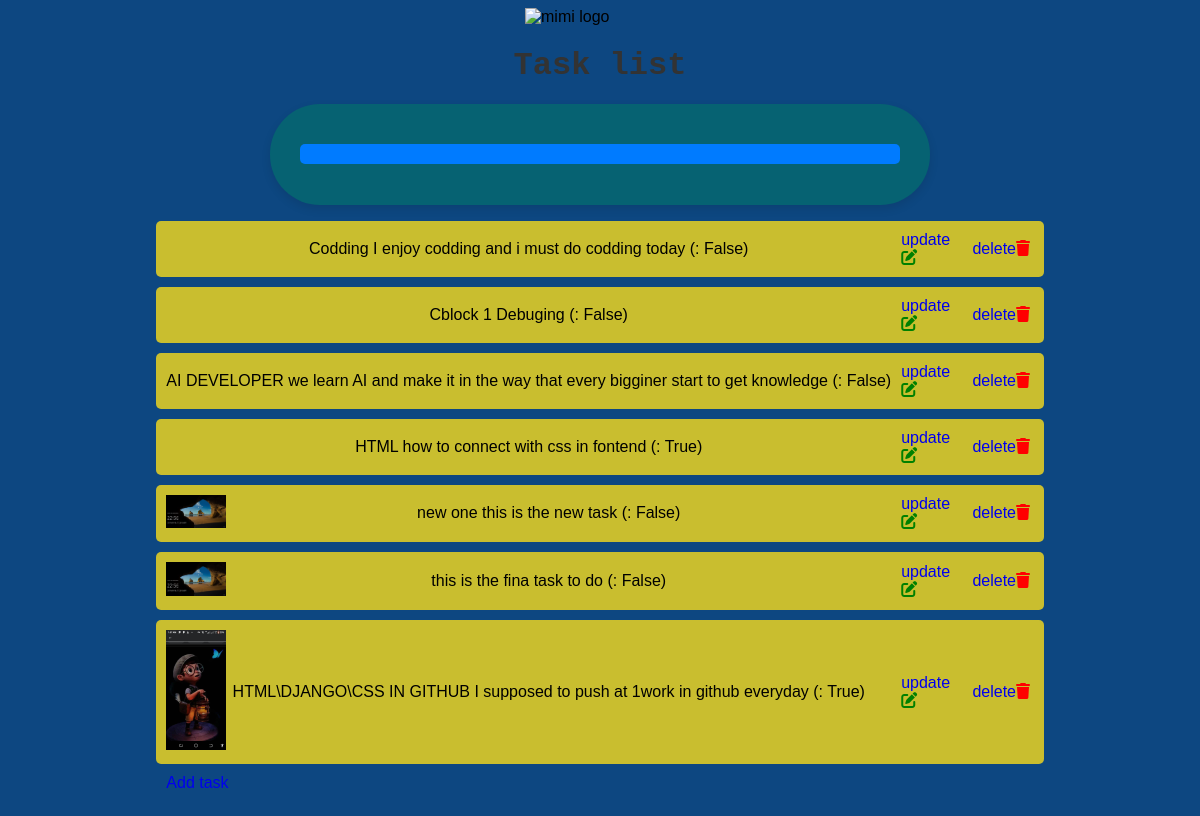
The app's page /task/ (signed in) with its own data.
### mimi/models.py (models this page shows, shortened)
class Task(models.Model):
    user =models.ForeignKey(User, on_delete=models.CASCADE)
    title = models.CharField(max_length=200)
    description = models.TextField()
    completed = models.BooleanField(default=False)
    image = models.ImageField(upload_to='tasks/', null=True, blank=True)

### mimi/views.py (the view)
# urls.py: path("task/", views.task_list, name="task_list"),
@login_required(login_url='login')
def task_list(request):
    tasks = Task.objects.all()
    return render(request, "task_list.html", {"tasks": tasks})

### mimi/templates/task_list.html (shortened to what this page needs)
<!DOCTYPE html>
{% load static %}
<html lang="en">
<head>
    <link rel="stylesheet" href="{% static 'css/styles.css' %}">
    <link rel="stylesheet" href="https://cdnjs.cloudflare.com/ajax/libs/font-awesome/6.4.0/css/all.min.css" />
</head>
<body>
    <img src="{% static 'images/mimi_logo.png' %}" alt="mimi logo" width="150">
    <h1>Task list</h1>
    <form method="POST" action="{% url 'task_add' %}" encrypt="multipart/form-data">
        <button type="submit"></button>
    </form>
    <ul>
        {% for task in tasks %}
            <li>
                <div style="max-width: 40px;">
                    {% if task.image %}
                    <img style="max-width: 60px;" src="{{task.image.url}}" alt="">
                    {% endif %}
                </div>
                <div>
                    {{ task.title }}  {{ task.description }} (: {{ task.completed }})
                </div>
                <div class="icons">
                    <a href="{% url 'task_update' task.id %}">update<i class="fa-solid fa-pen-to-square"></i></a>
                    <a href="{% url 'task_delete' task.id %}">delete<i class="fa-solid fa-trash"></i></a>
                </div>
            </li>
        {% endfor %}
        <a href="{% url 'task_add' %}">Add task</a>
</body>
</html>

### mimi/static/css/styles.css (style rules this page uses)
body { font-family: Arial, sans-serif; background-color: #0d4781; display: flex; justify-content: center; align-items: center; height: 100vh; flex-direction: column; }
h1 { font-family: 'Courier New', Courier, monospace; text-align: center; margin-bottom: 20px; color: #07523b; }
form { background:#066272; padding: 25px 30px; width: 600px; height: 500px; border-radius: 50px; box-shadow: 0 4px 10px rgba(0,0,0,0.1); }
h1 { text-align: center; margin-bottom: 20px; color: #333; }
button, input[type="submit"] { margin-top: 15px; padding: 10px; width: 100%; border: none; background: #007bff; color: white; border-radius: 5px; cursor: pointer; }
ul { list-style: none; padding: 0; }
li { background: #c9be2f; margin-bottom: 10px; padding: 10px; border-radius: 5px; display: flex; justify-content: space-between; align-items: center; }
.icons { display: flex; align-items: center; }
a { flex: 1; margin-left: 10px; text-decoration: none; }
.fa-pen-to-square { color: green; }
.fa-trash { color: red; }
i { cursor: pointer; flex-direction: 1; }

### records on screen
Task: title "Codding", description "I enjoy codding and i must do codding today", completed "False"
Task: title "Cblock 1", description "Debuging", completed "False"
Task: title "AI DEVELOPER", description "we learn AI and make it in the way that every bigginer start to get knowledge", completed "False"
Task: title "HTML", description "how to connect with css in fontend", completed "True"
Task: image (picture), title "new one", description "this is the new task", completed "False"
Task: image (picture), title "this is the fina", description "task to do", completed "False"
Task: image (picture), title "HTML\\DJANGO\\CSS IN GITHUB", description "I supposed to push at 1work in github everyday", completed "True"
